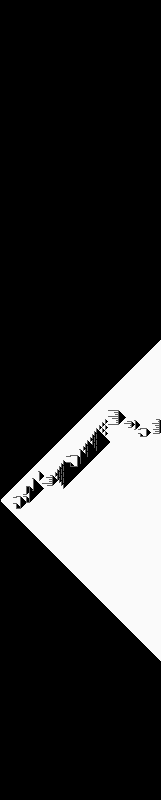

Python code for this plot:
"""Advent of Code 2022 - Day 14 - first star"""

import numpy as np
from PIL import Image

test_case = 0


def mocked_content():
    pass


def main():
    file = open("./day_14/input.txt")
    if test_case:
        file.close()
        file = open("./day_14/test_input.txt")
    content = file.read().split("\n")
    mb = 0
    line_points = []
    for line in content:
        row = line.split(" ")
        current_points = []
        point: list = []
        for item in row:
            if item == "->":
                current_points.append(point)
                continue
            point = list(map(int, item.split(",")))
            mb = max(mb, point[1])
        current_points.append(point)
        line_points.append(current_points)

    truth_table = np.zeros((800, mb + 2), dtype=np.uint8)
    if test_case:
        truth_table = np.zeros((20, 17))

    def draw_line(a, b, truth_table):
        if test_case:
            return draw_line2(a, b, truth_table)
        if a[0] > b[0] or a[1] > b[1]:
            draw_line(b, a, truth_table)
            return 0
        for index in range(a[0], b[0] + 1):
            truth_table[index, a[1]] = 100
        for index in range(a[1], b[1] + 1):
            truth_table[a[0], index] = 100
        return 0

    def draw_line2(c, d, truth_table):
        a = [0, 0]
        b = [0, 0]
        a[0] = c[0] - 490
        a[1] = c[1]
        b[1] = d[1]
        b[0] = d[0] - 490

        if a[0] > b[0] or a[1] > b[1]:
            b[0] += 490
            a[0] += 490
            draw_line(b, a, truth_table)
            return 0
        for index in range(a[0], b[0] + 1):
            truth_table[index, a[1]] = -1
        for index in range(a[1], b[1] + 1):
            truth_table[a[0], index] = -1
        return 0

    for line in line_points:
        for index, point in enumerate(line[:-1]):
            draw_line(point, line[index + 1], truth_table)
            print(truth_table)

    def step(truth_table, sand):
        x, y = sand
        if y == truth_table.shape[1] - 1:
            return 1
        if truth_table[x, y + 1] == 0:
            sand[1] = y + 1
            truth_table[x, y] = 0
            truth_table[x, y + 1] = 250
            return 0
        elif truth_table[x - 1, y + 1] == 0:
            sand[0] = x - 1
            sand[1] = y + 1
            truth_table[x, y] = 0
            truth_table[x - 1, y + 1] = 250
            return 0
        elif truth_table[x + 1, y + 1] == 0:
            sand[0] = x + 1
            sand[1] = y + 1
            truth_table[x, y] = 0
            truth_table[x + 1, y + 1] = 250
        else:
            return 1

    print(truth_table)

    sand = [500, 0]
    if test_case:
        sand = [10, 0]
    count = 0
    index_to_delete = []
    sum(sum(truth_table))
    run = 1
    while run:
        count += 1
        while 1:
            step_result = step(truth_table, sand)
            if sand in [[500, 0], [10, 0]]:
                print(count)
                run = 0
                break
            if step_result == 1:
                index_to_delete.append(index)
                if test_case:
                    sand = [10, 0]
                else:
                    sand = [500, 0]
                break
        if count % 100 == 0:
            print(count)
            print(len(sand))

    img = Image.fromarray(truth_table)
    img.save("./day_14/second_star.png")


if __name__ == "__main__":
    main()
